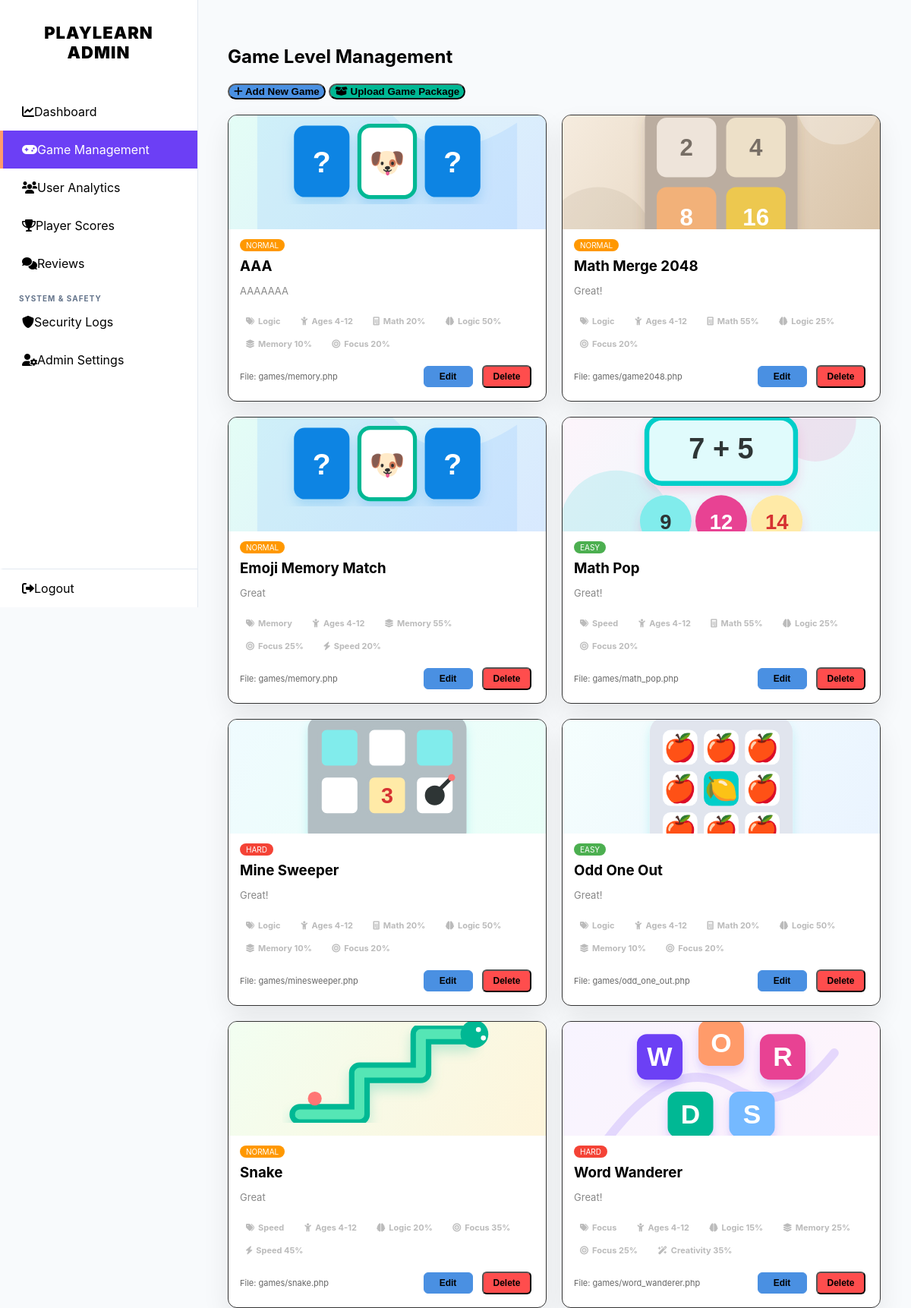
Screenshot of /admin_games.php (signed in) with the database file from the repository.
### tables this page shows
CREATE TABLE `levels` (
  `id` int(11) NOT NULL,
  `level_name` varchar(100) NOT NULL,
  `category` varchar(50) NOT NULL DEFAULT 'Logic',
  `level_description` text DEFAULT NULL,
  `difficulty` enum('Easy','Normal','Hard') DEFAULT 'Easy',
  `target_score` int(11) DEFAULT 100,
  `image_url` varchar(255) DEFAULT 'assets/img/default_level.jpg',
  `game_url` varchar(255) NOT NULL DEFAULT 'game2048.php',
  `status` enum('published','draft') DEFAULT 'published',
  `created_at` timestamp NOT NULL DEFAULT current_timestamp(),
  `is_featured` tinyint(1) DEFAULT 0,
  `is_trending` tinyint(1) DEFAULT 0,
  `editor_choice` tinyint(1) NOT NULL DEFAULT 0
);

### includes/learning_helpers.php (called while the page is built, shortened)
<?php
function pl_skill_definitions() {
    return [
        'math' => ['label' => 'Math', 'icon' => 'fa-calculator', 'color' => '#4A90E2'],
        'logic' => ['label' => 'Logic', 'icon' => 'fa-brain', 'color' => '#6C3FF5'],
        'memory' => ['label' => 'Memory', 'icon' => 'fa-layer-group', 'color' => '#00B894'],
        'focus' => ['label' => 'Focus', 'icon' => 'fa-bullseye', 'color' => '#FF9B6B'],
        'speed' => ['label' => 'Speed', 'icon' => 'fa-bolt', 'color' => '#F4B400'],
        'creativity' => ['label' => 'Creativity', 'icon' => 'fa-wand-magic-sparkles', 'color' => '#E84393'],
    ];
}
function pl_default_game_covers() {
    return [
        '2048' => 'assets/game_covers/math_merge_2048.svg',
        'memory' => 'assets/game_covers/emoji_memory_match.svg',
        'math_pop' => 'assets/game_covers/math_pop.svg',
        'minesweeper' => 'assets/game_covers/mine_sweeper.svg',
        'mine' => 'assets/game_covers/mine_sweeper.svg',
        'odd_one_out' => 'assets/game_covers/odd_one_out.svg',
        'odd' => 'assets/game_covers/odd_one_out.svg',
        'snake' => 'assets/game_covers/snake_dash.svg',
        'word' => 'assets/game_covers/word_wanderer.svg',
    ];
}
function pl_game_cover_url($game) {
    $name = strtolower($game['level_name'] ?? '');
    $url = strtolower($game['game_url'] ?? '');
    $covers = pl_default_game_covers();
    foreach ($covers as $needle => $cover) {
        if (strpos($name, $needle) !== false || strpos($url, $needle) !== false) {
            return $cover;
        }
    }
    return $game['image_url'] ?? 'img/default-game.png';
}
function pl_default_skill_weights($game_name = '', $category = '') {
    $name = strtolower($game_name);
    $category = strtolower($category);
    $weights = array_fill_keys(array_keys(pl_skill_definitions()), 0);
    if (strpos($name, 'math') !== false || $category === 'math') {
        $weights['math'] = 55;
        $weights['logic'] = 25;
        $weights['focus'] = 20;
    } elseif (strpos($name, 'word') !== false) {
        $weights['creativity'] = 35;
        $weights['memory'] = 25;
        $weights['focus'] = 25;
        $weights['logic'] = 15;
    } elseif (strpos($name, 'memory') !== false || $category === 'memory') {
        $weights['memory'] = 55;
        $weights['focus'] = 25;
        $weights['speed'] = 20;
    } elseif (strpos($name, 'snake') !== false || $category === 'speed') {
        $weights['speed'] = 45;
        $weights['focus'] = 35;
        $weights['logic'] = 20;
    } elseif (strpos($name, 'mine') !== false || strpos($name, '2048') !== false || $category === 'logic') {
        $weights['logic'] = 50;
        $weights['math'] = 20;
        $weights['focus'] = 20;
        $weights['memory'] = 10;
    } elseif (strpos($name, 'odd') !== false) {
        $weights['logic'] = 40;
        $weights['focus'] = 35;
        $weights['speed'] = 25;
    } else {
        $weights['logic'] = 35;
        $weights['focus'] = 35;
        $weights['creativity'] = 30;
    }
    return $weights;
}
function pl_ensure_learning_schema($conn) {
    $conn->query("CREATE TABLE IF NOT EXISTS game_skill_weights (
        id INT AUTO_INCREMENT PRIMARY KEY,
        game_id INT NOT NULL,
        skill_key VARCHAR(30) NOT NULL,
        weight TINYINT UNSIGNED NOT NULL DEFAULT 0,
        updated_at TIMESTAMP DEFAULT CURRENT_TIMESTAMP ON UPDATE CURRENT_TIMESTAMP,
        UNIQUE KEY uniq_game_skill (game_id, skill_key)
    ) ENGINE=InnoDB DEFAULT CHARSET=utf8mb4");
    $conn->query("CREATE TABLE IF NOT EXISTS game_age_bands (
        game_id INT NOT NULL PRIMARY KEY,
        min_age TINYINT UNSIGNED NOT NULL DEFAULT 4,
        max_age TINYINT UNSIGNED NOT NULL DEFAULT 12,
        updated_at TIMESTAMP DEFAULT CURRENT_TIMESTAMP ON UPDATE CURRENT_TIMESTAMP
    ) ENGINE=InnoDB DEFAULT CHARSET=utf8mb4");
    $level_columns = [
        'custom_slug' => "ALTER TABLE levels ADD COLUMN custom_slug VARCHAR(80) NULL AFTER game_url",
        'package_path' => "ALTER TABLE levels ADD COLUMN package_path VARCHAR(255) NULL AFTER custom_slug",
        'package_status' => "ALTER TABLE levels ADD COLUMN package_status ENUM('published','draft','rejected') NOT NULL DEFAULT 'published' AFTER package_path",
        'package_manifest' => "ALTER TABLE levels ADD COLUMN package_manifest TEXT NULL AFTER package_status",
    ];
    foreach ($level_columns as $column => $sql) {
        $exists = $conn->query("SHOW COLUMNS FROM levels LIKE '$column'");
        if ($exists && $exists->num_rows === 0) {
            $conn->query($sql);
        }
    }
    $conn->query("CREATE TABLE IF NOT EXISTS parent_controls (
        id INT AUTO_INCREMENT PRIMARY KEY,
        parent_id INT NOT NULL,
        child_id INT NOT NULL,
        can_clear_history TINYINT(1) NOT NULL DEFAULT 0,
        can_unlink_child TINYINT(1) NOT NULL DEFAULT 1,
        can_update_child_profile TINYINT(1) NOT NULL DEFAULT 0,
        created_at TIMESTAMP DEFAULT CURRENT_TIMESTAMP,
        updated_at TIMESTAMP DEFAULT CURRENT_TIMESTAMP ON UPDATE CURRENT_TIMESTAMP,
        UNIQUE KEY uniq_parent_child (parent_id, child_id)
    ) ENGINE=InnoDB DEFAULT CHARSET=utf8mb4");
    $conn->query("CREATE TABLE IF NOT EXISTS parent_learning_targets (
        id INT AUTO_INCREMENT PRIMARY KEY,
        parent_id INT NOT NULL,
        child_id INT NOT NULL,
        skill_key VARCHAR(30) NOT NULL,
        target_value TINYINT UNSIGNED NOT NULL DEFAULT 70,
        note VARCHAR(255) DEFAULT NULL,
        due_date DATE DEFAULT NULL,
        status ENUM('active','completed','archived') NOT NULL DEFAULT 'active',
        created_at TIMESTAMP DEFAULT CURRENT_TIMESTAMP,
        updated_at TIMESTAMP DEFAULT CURRENT_TIMESTAMP ON UPDATE CURRENT_TIMESTAMP,
        UNIQUE KEY uniq_parent_child_skill (parent_id, child_id, skill_key)
    ) ENGINE=InnoDB DEFAULT CHARSET=utf8mb4");
    $score_columns = [
        'correct_answers' => "ALTER TABLE game_scores ADD COLUMN correct_answers INT NULL AFTER level_reached",
        'total_questions' => "ALTER TABLE game_scores ADD COLUMN total_questions INT NULL AFTER correct_answers",
        'reaction_time_ms' => "ALTER TABLE game_scores ADD COLUMN reaction_time_ms INT NULL AFTER total_questions",
        'duration_seconds' => "ALTER TABLE game_scores ADD COLUMN duration_seconds INT NULL AFTER reaction_time_ms",
    ];
    foreach ($score_columns as $column => $sql) {
        $exists = $conn->query("SHOW COLUMNS FROM game_scores LIKE '$column'");
        if ($exists && $exists->num_rows === 0) {
            $conn->query($sql);
        }
    }
    $user_columns = [
        'ic_number' => "ALTER TABLE users ADD COLUMN ic_number VARCHAR(40) NULL AFTER gender",
        'ban_reason' => "ALTER TABLE users ADD COLUMN ban_reason VARCHAR(255) NULL AFTER status",
        'banned_at' => "ALTER TABLE users ADD COLUMN banned_at DATETIME NULL AFTER ban_reason",
    ];
    foreach ($user_columns as $column => $sql) {
        $exists = $conn->query("SHOW COLUMNS FROM users LIKE '$column'");
        if ($exists && $exists->num_rows === 0) {
            $conn->query($sql);
        }
    }
}
function pl_get_game_weights($conn, $game_id, $game_name = '', $category = '') {
    pl_ensure_learning_schema($conn);
    $game_id = intval($game_id);
    $res = $conn->query("SELECT skill_key, weight FROM game_skill_weights WHERE game_id = $game_id");
    return pl_default_skill_weights($game_name, $category);
}
?>

### admin_games.php (the view, shortened to what this page needs)
<?php
require 'db_conn.php';
require_once 'includes/learning_helpers.php';
$skills = pl_skill_definitions();
?>
<!DOCTYPE html>
<html lang="en">
<head>
    <link rel="stylesheet" href="https://cdnjs.cloudflare.com/ajax/libs/font-awesome/6.0.0/css/all.min.css">
    <link rel="stylesheet" href="css/admin_global.css?v=<?php echo time(); ?>">
</head>
<body>
    <?php include('includes/sidebar.php'); ?>
    <main class="main-content">
        <div class="header-row">
            <h2>Game Level Management</h2>
            <button id="addGameBtn" class="studio-btn" style="background: var(--accent-blue);" onclick="openModal()">
                <i class="fas fa-plus"></i> Add New Game
            </button>
            <button class="studio-btn" style="background:#00b894;" onclick="openPackageModal()">
                <i class="fas fa-box-open"></i> Upload Game Package
            </button>
        </div>
        <div class="level-card-grid">
            <?php
            $res = $conn->query("SELECT * FROM levels ORDER BY id DESC");
            while($level = $res->fetch_assoc()):
                $level['skill_weights'] = pl_get_game_weights($conn, $level['id'], $level['level_name'], $level['category']);
                $age_res = $conn->query("SELECT min_age, max_age FROM game_age_bands WHERE game_id = " . intval($level['id']));
                $age_band = ($age_res && $age_res->num_rows > 0) ? $age_res->fetch_assoc() : ['min_age' => 4, 'max_age' => 12];
                $level['min_age'] = intval($age_band['min_age']);
                $level['max_age'] = intval($age_band['max_age']);
                $display_image_url = pl_game_cover_url($level);
            ?>
            <div class="level-card">
                <div class="level-img" style="background-image: url('<?php echo htmlspecialchars($display_image_url); ?>');"></div>
                <div class="level-info">
                    <span class="diff-badge diff-<?php echo $level['difficulty']; ?>"><?php echo $level['difficulty']; ?></span>
                    <h3 style="margin: 10px 0 5px;"><?php echo htmlspecialchars($level['level_name']); ?></h3>
                    <p style="font-size: 13px; color: #888;"><?php echo htmlspecialchars($level['level_description']); ?></p>
                    <div>
                        <span class="meta-chip"><i class="fas fa-tags"></i> <?php echo htmlspecialchars($level['category']); ?></span>
                        <span class="meta-chip"><i class="fas fa-child"></i> Ages <?php echo $level['min_age']; ?>-<?php echo $level['max_age']; ?></span>
                        <?php foreach ($level['skill_weights'] as $skill_key => $weight): ?>
                            <?php if ($weight > 0 && isset($skills[$skill_key])): ?>
                                <span class="meta-chip"><i class="fas <?php echo $skills[$skill_key]['icon']; ?>"></i> <?php echo $skills[$skill_key]['label']; ?> <?php echo $weight; ?>%</span>
                            <?php endif; ?>
                        <?php endforeach; ?>
                    </div>
                    <div style="display: flex; justify-content: space-between; align-items: center; margin-top: 15px;">
                        <span style="font-size: 11px; color: #666;">File: <?php echo $level['game_url']; ?></span>
                        <div>
                            <button class="studio-btn" style="padding: 5px 10px; font-size: 11px; background: var(--accent-blue);"
                                    onclick="openEditModal(<?php echo htmlspecialchars(json_encode($level)); ?>)">
                                Edit
                            </button>
                            <button
                                type="button"
                                class="studio-btn"
                                style="padding: 5px 10px; font-size: 11px; background: #ff4d4d;"
                                data-delete-url="process_delete_game.php?id=<?php echo $level['id']; ?>"
                                data-game-name="<?php echo htmlspecialchars($level['level_name'], ENT_QUOTES); ?>"
                                onclick="openDeleteGameModal(this)">
                                Delete
                            </button>
                        </div>
                    </div>
                </div>
            </div>
            <?php endwhile; ?>
        </div>
    </main>
</body>
</html>

### rows the page displays
levels: difficulty "NORMAL", level_name "AAA", level_description "AAAAAAA", category "Logic", min_age "4", max_age "12", label "Math", weight "20", label "Logic", weight "50", label "Memory", weight "10", label "Focus", game_url "games/memory.php"
levels: shows a picture, difficulty "NORMAL", level_name "Math Merge 2048", level_description "Great!", category "Logic", min_age "4", id "12", label "Math", weight "55", label "Logic", weight "25", label "Focus", weight "20", game_url "games/game2048.php"
levels: difficulty "NORMAL", level_name "Emoji Memory Match", level_description "Great", category "Memory", min_age "4", max_age "12", label "Memory", weight "55", label "Focus", weight "25", label "Speed", weight "20", game_url "games/memory.php"
levels: shows a picture, difficulty "EASY", level_name "Math Pop", level_description "Great!", category "Speed", min_age "4", max_age "12", label "Math", weight "55", label "Logic", weight "25", label "Focus", weight "20", game_url "games/math_pop.php", id "10"
levels: shows a picture, difficulty "HARD", level_name "Mine Sweeper", level_description "Great!", category "Logic", min_age "4", max_age "12", label "Math", weight "20", label "Logic", weight "50", label "Memory", label "Focus", game_url "games/minesweeper.php"
levels: shows a picture, difficulty "EASY", level_name "Odd One Out", level_description "Great!", category "Logic", min_age "4", max_age "12", label "Math", weight "20", label "Logic", weight "50", label "Memory", label "Focus", game_url "games/odd_one_out.php"
levels: shows a picture, difficulty "NORMAL", level_name "Snake", level_description "Great", category "Speed", min_age "4", max_age "12", label "Logic", weight "20", label "Focus", weight "35", label "Speed", weight "45", game_url "games/snake.php"
levels: shows a picture, difficulty "HARD", level_name "Word Wanderer", level_description "Great!", category "Focus", min_age "4", max_age "12", label "Logic", weight "15", label "Memory", weight "25", label "Focus", label "Creativity", weight "35", game_url "games/word_wanderer.php"
